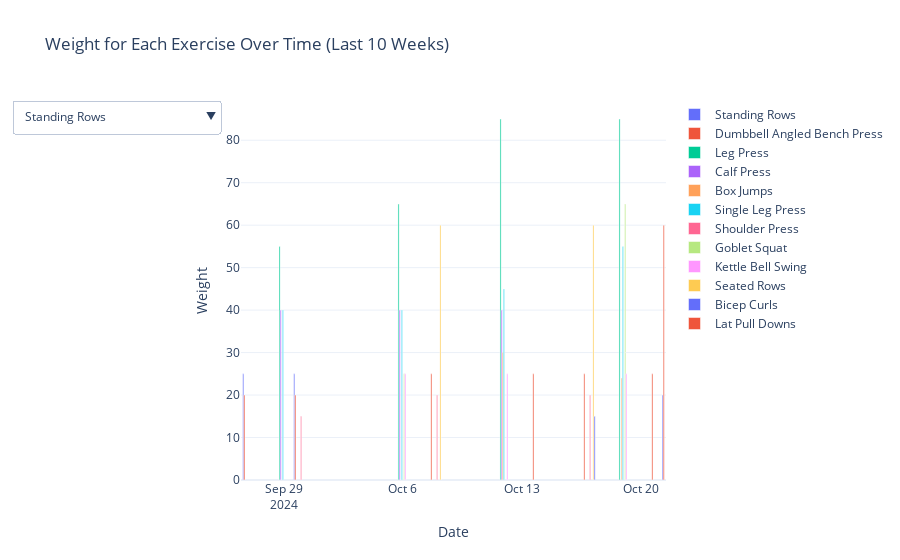

This figure's notebook cell:
### Code cell
from datetime import datetime, timedelta

import plotly.graph_objects as go

# Calculate the date 10 weeks ago from today
ten_weeks_ago = datetime.now() - timedelta(weeks=10)

# Filter the dataframe to include only the last 10 weeks
filtered_df = merged_df[pd.to_datetime(merged_df['date']) >= ten_weeks_ago]

# Create a list of unique exercises
# exercises = filtered_df["exercise"].unique()

# Create a list of a subset of the exercises
exercises = ["Standing Rows", "Dumbbell Angled Bench Press", "Leg Press", "Calf Press", "Box Jumps", "Single Leg Press", "Shoulder Press", "Goblet Squat", "Kettle Bell Swing", "Seated Rows", "Bicep Curls", "Lat Pull Downs"]

# Create a figure
fig = go.Figure()

# Add traces for each exercise
for exercise in exercises:
    exercise_df = filtered_df[filtered_df["exercise"] == exercise]
    fig.add_trace(go.Bar(x=exercise_df["date"], y=exercise_df["weight"], name=exercise))

# Update layout with dropdown menu
fig.update_layout(
    updatemenus=[
        dict(
            buttons=list(
                [
                    dict(
                        args=[{"visible": [exercise == ex for ex in exercises]}],
                        label=exercise,
                        method="update",
                    )
                    for exercise in exercises
                ]
            ),
            direction="down",
            showactive=True,
        )
    ],
    title="Weight for Each Exercise Over Time (Last 10 Weeks)",
    xaxis_title="Date",
    yaxis_title="Weight",
    template="plotly_white",
)

fig.show()

### Figure 1 — Plotly figure (JSON) as saved in the notebook; plotly's stock layout.template omitted (floating-point values rounded to 4 significant figures)
{"data": [{"name": "Standing Rows", "type": "bar", "x": ["2024-09-27", "2024-09-30"], "y": [25, 25]}, {"name": "Dumbbell Angled Bench Press", "type": "bar", "x": ["2024-09-27", "2024-09-30", "2024-10-08", "2024-10-14", "2024-10-17", "2024-10-21"], "y": [20, 20, 25, 25, 25, 25]}, {"name": "Leg Press", "type": "bar", "x": ["2024-09-29", "2024-10-06", "2024-10-12", "2024-10-19"], "y": [55, 65, 85, 85]}, {"name": "Calf Press", "type": "bar", "x": ["2024-09-29", "2024-10-06", "2024-10-12"], "y": [40, 40, 40]}, {"name": "Box Jumps", "type": "bar", "x": ["2024-09-29", "2024-10-06", "2024-10-12", "2024-10-19"], "y": [0, 0, 30, 24]}, {"name": "Single Leg Press", "type": "bar", "x": ["2024-09-29", "2024-10-06", "2024-10-12", "2024-10-19"], "y": [40, 40, 45, 55]}, {"name": "Shoulder Press", "type": "bar", "x": ["2024-09-30", "2024-10-08", "2024-10-17"], "y": [15, 20, 20]}, {"name": "Goblet Squat", "type": "bar", "x": ["2024-10-06", "2024-10-19", "2024-10-19"], "y": [25, 30, 35]}, {"name": "Kettle Bell Swing", "type": "bar", "x": ["2024-10-06", "2024-10-12", "2024-10-19"], "y": [25, 25, 25]}, {"name": "Seated Rows", "type": "bar", "x": ["2024-10-08", "2024-10-17"], "y": [60, 60]}, {"name": "Bicep Curls", "type": "bar", "x": ["2024-10-17", "2024-10-21"], "y": [15, 20]}, {"name": "Lat Pull Downs", "type": "bar", "x": ["2024-10-21"], "y": [60]}], "layout": {"title": {"text": "Weight for Each Exercise Over Time (Last 10 Weeks)"}, "updatemenus": [{"buttons": [{"args": [{"visible": [true, false, false, false, false, false, false, false, false, false, false, false]}], "label": "Standing Rows", "method": "update"}, {"args": [{"visible": [false, true, false, false, false, false, false, false, false, false, false, false]}], "label": "Dumbbell Angled Bench Press", "method": "update"}, {"args": [{"visible": [false, false, true, false, false, false, false, false, false, false, false, false]}], "label": "Leg Press", "method": "update"}, {"args": [{"visible": [false, false, false, true, false, false, false, false, false, false, false, false]}], "label": "Calf Press", "method": "update"}, {"args": [{"visible": [false, false, false, false, true, false, false, false, false, false, false, false]}], "label": "Box Jumps", "method": "update"}, {"args": [{"visible": [false, false, false, false, false, true, false, false, false, false, false, false]}], "label": "Single Leg Press", "method": "update"}, {"args": [{"visible": [false, false, false, false, false, false, true, false, false, false, false, false]}], "label": "Shoulder Press", "method": "update"}, {"args": [{"visible": [false, false, false, false, false, false, false, true, false, false, false, false]}], "label": "Goblet Squat", "method": "update"}, {"args": [{"visible": [false, false, false, false, false, false, false, false, true, false, false, false]}], "label": "Kettle Bell Swing", "method": "update"}, {"args": [{"visible": [false, false, false, false, false, false, false, false, false, true, false, false]}], "label": "Seated Rows", "method": "update"}, {"args": [{"visible": [false, false, false, false, false, false, false, false, false, false, true, false]}], "label": "Bicep Curls", "method": "update"}, {"args": [{"visible": [false, false, false, false, false, false, false, false, false, false, false, true]}], "label": "Lat Pull Downs", "method": "update"}], "direction": "down", "showactive": true}], "xaxis": {"title": {"text": "Date"}}, "yaxis": {"title": {"text": "Weight"}}}}
